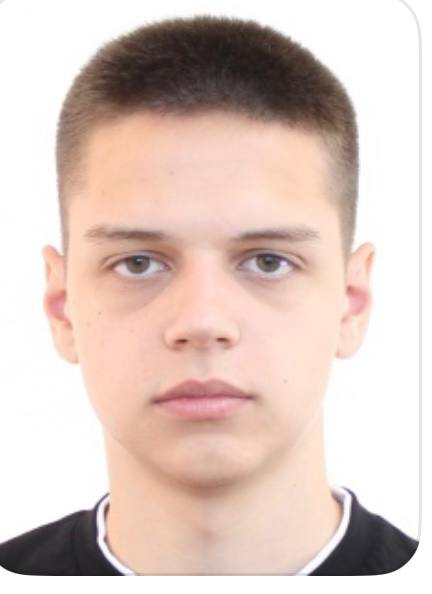
#> input picture Lab8/Petukhov.jpg, 432 x 594 px, found by its file name
$ python LR_8_task_5.py
#> lines starting #> are read from the running program, lines starting #| are printed output that depends on the picture
import cv2 as cv
import numpy as np
from matplotlib import pyplot as plt

img_full = cv.imread('petukhov.jpg', 0)
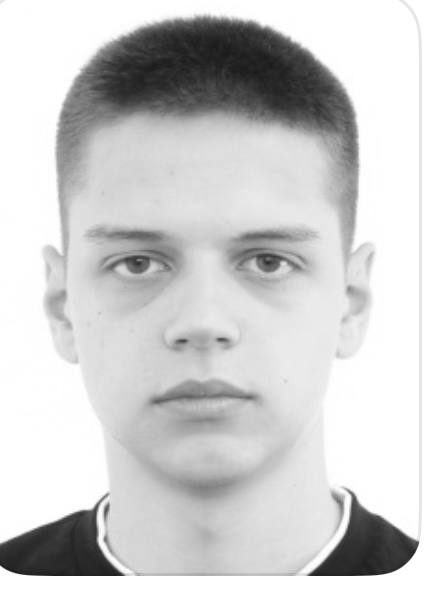
#> img_full: shape (594, 432); min 14, max 255, mean 205.6
img_display = cv.imread('petukhov.jpg')
#> img_display is the input picture: shape (594, 432, 3); mean B, G, R 192.6, 200.5, 220.3
template = cv.imread('petukhov_face.jpg', 0)
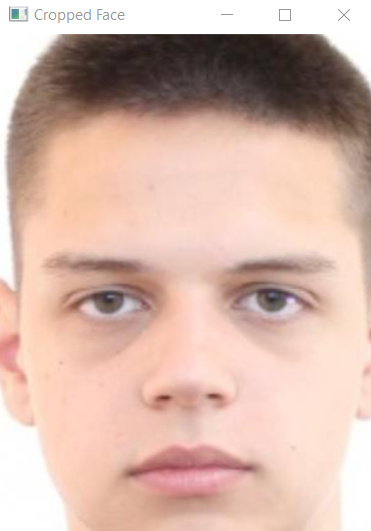
#> input picture Lab8/petukhov_face.jpg, 371 x 531 px
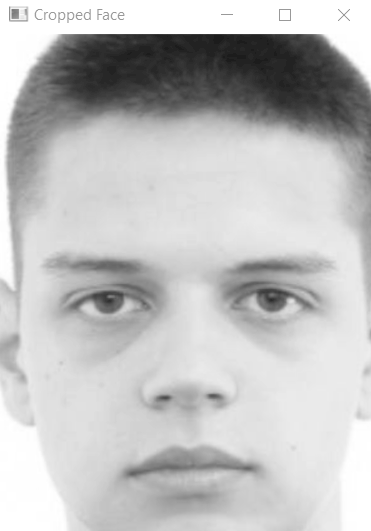
#> template: shape (531, 371); min 28, max 255, mean 191.9

w, h = template.shape[::-1]
#> w = 371; h = 531

methods = ['cv.TM_CCOEFF', 'cv.TM_CCOEFF_NORMED', 'cv.TM_CCORR',
           'cv.TM_CCORR_NORMED', 'cv.TM_SQDIFF', 'cv.TM_SQDIFF_NORMED']

for meth in methods:
    img = img_display.copy()
    method = eval(meth)

    res = cv.matchTemplate(img_full, template, method)
    min_val, max_val, min_loc, max_loc = cv.minMaxLoc(res)

    if method in [cv.TM_SQDIFF, cv.TM_SQDIFF_NORMED]:
        top_left = min_loc
    else:
        top_left = max_loc

    bottom_right = (top_left[0] + w, top_left[1] + h)

    cv.rectangle(img, top_left, bottom_right, (0, 255, 0), 5)

    plt.figure(figsize=(10, 4))
    plt.subplot(121), plt.imshow(res, cmap='gray')
    plt.title('Matching Result'), plt.xticks([]), plt.yticks([])
    plt.subplot(122), plt.imshow(cv.cvtColor(img, cv.COLOR_BGR2RGB))
    plt.title('Detected Point'), plt.xticks([]), plt.yticks([])
    plt.suptitle(meth)
    plt.show()
#> this loop made 6 passes
#> (min_val, max_val, min_loc, max_loc) on passes 1 to 6: (-8449761, 453566272, (61, 63), (0, 0)), (-0.0126, 0.661, (61, 63), (0, 0)), (7.53e+09, 8.08e+09, (39, 45), (0, 0)), (0.918, 0.972, (58, 63), (0, 0)), (484688128, 1.37e+09, (0, 0), (60, 63)), (0.0583, 0.166, (0, 0), (59, 63))
#> pass 1, `res = cv.matchTemplate(img_full, template, method)`:
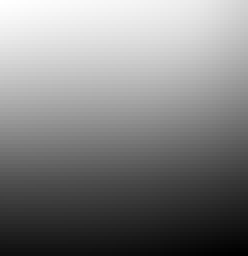
#> res: shape (64, 62) float32 (shown 4 times larger); min -8449761, max 453566272, mean 227480272; drawn with min black and max white
#> pass 1, `plt.show()`:
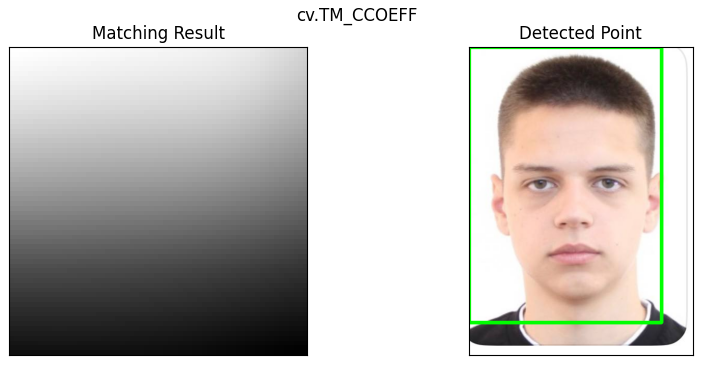
#> figure drawn by matplotlib, 2 panels
#> after the loop:
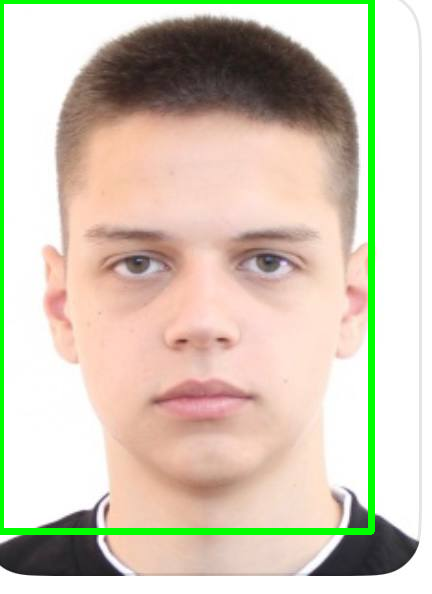
#> img: shape (594, 432, 3); mean B, G, R 183.9, 201.5, 211.3
#> after the loop:
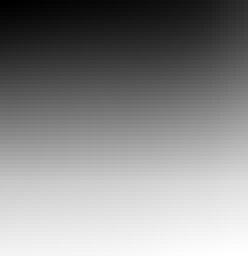
#> res: shape (64, 62) float32 (shown 4 times larger); min 0.0583, max 0.166, mean 0.117; drawn with min black and max white
